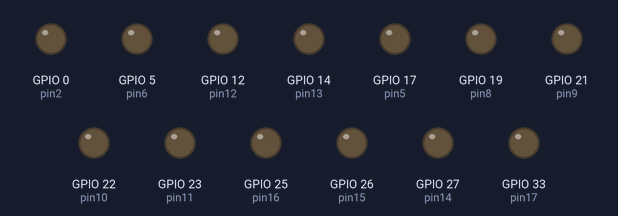
Bench run of a sketch on a simulated ESP32. Shown: output pins drawn as LEDs (lit = HIGH). Pins used as bus, display or sensor lines are not drawn.

Above: at 0.15 s.
Timing chart, 0 to 16.1 s (numbered marks = the images above):
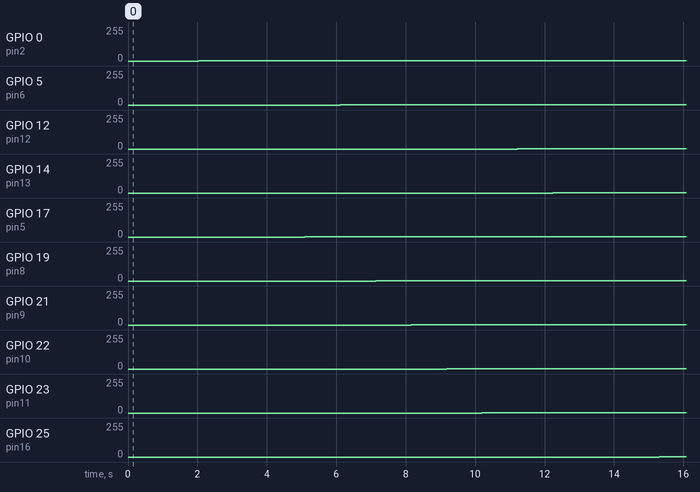

Measured:
- by itself, GPIO 0 (pin2): 0/255 → 1/255 at 2.0 s
- by itself, GPIO 5 (pin6): 0/255 → 1/255 at 6.1 s
- by itself, GPIO 12 (pin12): 0/255 → 1/255 at 11.2 s
- by itself, GPIO 14 (pin13): 0/255 → 1/255 at 12.2 s
- by itself, GPIO 17 (pin5): 0/255 → 1/255 at 5.1 s
- by itself, GPIO 19 (pin8): 0/255 → 1/255 at 7.1 s
- by itself, GPIO 21 (pin9): 0/255 → 1/255 at 8.2 s
- by itself, GPIO 22 (pin10): 0/255 → 1/255 at 9.2 s

The sketch:

esp32_ledcWrite_test.ino
```cpp
/*the code fade any GPIO pin except IO13, IO15, RX, TX, inputPin(IO34,35,36,37,38,39)
  and the pins used SDIO Slave(IO6,7,8,9,10,11)
*/
const uint8_t pin1 = 2;
const uint8_t pin2 = 0;
const uint8_t pin3 = 4;
const uint8_t pin4 = 16;
const uint8_t pin5 = 17;
const uint8_t pin6 = 5;
//const uint8_t pin7 = 18;
const uint8_t pin8 = 19;
const uint8_t pin9 = 21; //不安なところ　其の一
const uint8_t pin10 = 22;//不安なところ　其の二
const uint8_t pin11 = 23;

const uint8_t pin12 = 12;
const uint8_t pin13 = 14;
const uint8_t pin14 = 27;
const uint8_t pin15 = 26;//不安なところ　其の三
const uint8_t pin16 = 25;//不安なところ　其の四
const uint8_t pin17 = 33;
//const uint8_t pin18 = 32;
//const uint8_t pin19 = 35;
//const uint8_t pin20 = 34;

void fade(uint8_t pin) {
  uint8_t pwm = 0;
  const uint8_t ch = 0;
  const uint8_t delayTime = 2;
  ledcSetup(0, 490, 8);
  ledcAttachPin(pin, ch);
  while (pwm < 254) {
    ledcWrite(0, pwm);
    pwm++;
    delay(delayTime);
  }
  while (pwm > 0) {
    ledcWrite(0, pwm);
    pwm--;
    delay(delayTime);
  }
  ledcDetachPin(pin);
}

void setup() {
  pinMode(pin1, OUTPUT);
  pinMode(pin2, OUTPUT);
  pinMode(pin3, OUTPUT);
  pinMode(pin4, OUTPUT);
  pinMode(pin5, OUTPUT);
  pinMode(pin6, OUTPUT);
  //pinMode(pin7, OUTPUT);
  pinMode(pin8, OUTPUT);
  pinMode(pin9, OUTPUT);
  pinMode(pin10, OUTPUT);
  pinMode(pin11, OUTPUT);

  pinMode(pin12, OUTPUT);
  pinMode(pin13, OUTPUT);
  pinMode(pin14, OUTPUT);
  pinMode(pin15, OUTPUT);
  pinMode(pin16, OUTPUT);
  pinMode(pin17, OUTPUT);
  //pinMode(pin18, OUTPUT);
  //pinMode(pin19, OUTPUT);
  //pinMode(pin20, OUTPUT);
}

void loop() {
  fade(pin1);
  fade(pin2);
  fade(pin3);
  fade(pin4);
  fade(pin5);
  fade(pin6);
  //fade(pin7);
  fade(pin8);
  fade(pin9);
  fade(pin10);
  fade(pin11);

  fade(pin12);
  fade(pin13);
  fade(pin14);
  fade(pin15);
  fade(pin16);
  fade(pin17);
  //fade(pin18);
  //fade(pin19);
  //fade(pin20);
}
```
